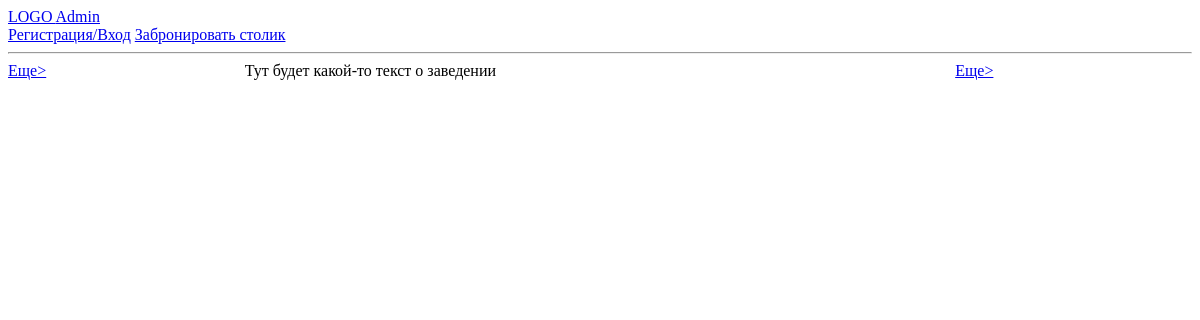
The app's page /, older data.
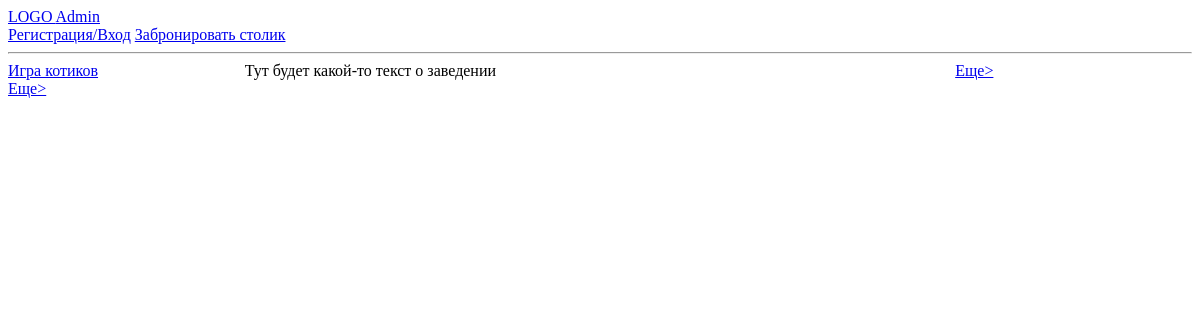
The same page, newer data.
### base/models.py (models this page shows, shortened)
class GamesModel(models.Model):
    game_name = models.CharField(max_length=200, null=True)
    game_type = models.CharField(max_length=50, null=True)
    bio = models.TextField(null=True, blank=True)
    image = models.ImageField(null=True, blank=True, default='avatar.svg')

### base/views.py (the view)
# urls.py: path('', views.homePage , name='home'),
def homePage(request):
    games = GamesModel.objects.all()
    products = MenuModel.objects.all()
    context = {
        'games': games,
        'products': products
    }
    return render(request, 'base/home.html', context)

### base/templates/base/home.html (shortened to what this page needs)
{% extends 'base.html' %}
{% block content %}
<div class="home-container">
    <div class="Games">
        {% for game in games %}
            <a href="{% url 'singlegame' game.id %}">{{ game.game_name }}</a>
            <br>
        {% endfor %}
        <a href="{% url 'games' %}">Еще></a>
    </div>
    <div class="About">
        Тут будет какой-то текст о заведении
    </div>
    <div class="MenuPos">
        <a href="{% url 'menu' %}">Еще></a>
    </div>
</div>
{% endblock %}

Row changes from the older to the newer data that the page shows:
added GamesModel: game_name "Игра котиков"
